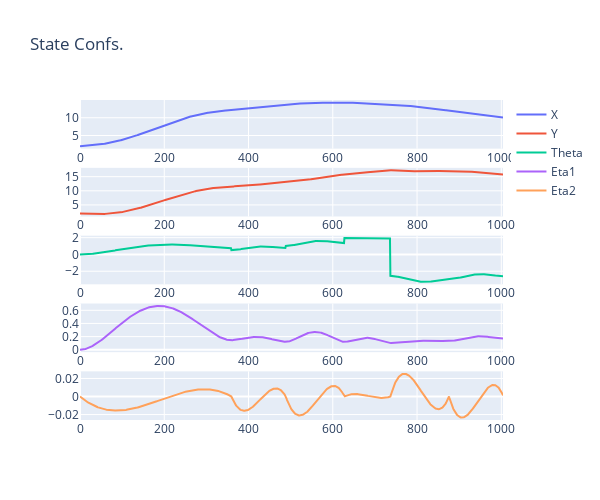
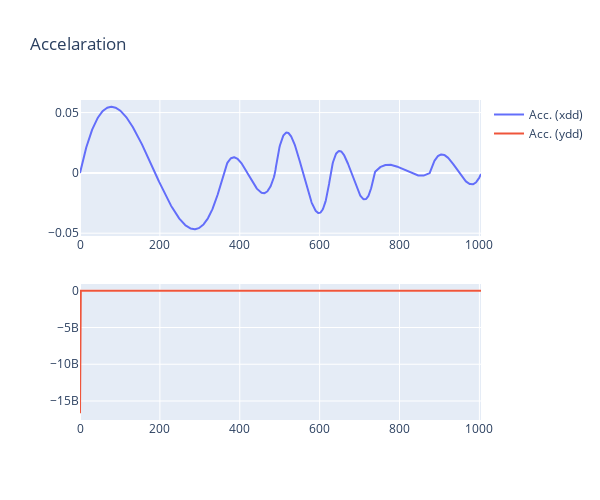

These figures' notebook cell, in order:
### Markdown cell above
## Commands plot

### Code cell
import plotly.graph_objs as go
from plotly.subplots import make_subplots
import numpy as np


def plot_everything(trend, tup_shape, title_list, title):
    
    x= np.linspace(0, len(trend),len(trend))


    fig = make_subplots(rows=tup_shape[0], cols=tup_shape[1])

    for fig1 in range(tup_shape[0]):
        for fig2 in range(tup_shape[-1]):
            y = [x[fig1 + fig2][0] for x in trend]
            fig.add_trace(go.Scatter(x=x, y=y, name=title_list[fig1 + fig2]), row=fig1 + 1, col=fig2 + 1)

    fig.update_layout(height=500, width=600, title_text=title)

    fig.show()


plot_everything(rrt.confs, (5, 1), ['X', 'Y', 'Theta', 'Eta1', 'Eta2'], 'State Confs.')
plot_everything(rrt.accs_robF, (2, 1), ['Acc. (xdd)', 'Acc. (ydd)'], 'Accelaration')
# plot_everything(rrt.commands, (2, 1), ['Long. Jerk', 'Trav. Jerk'], 'Jerk Commands')
# plot_everything(rrt.tau, (2, 1), ['tau1', 'tau2'], 'Torques')

### Figure 1 — Plotly figure (JSON) as saved in the notebook; plotly's stock layout.template omitted (floating-point values rounded to 4 significant figures; data arrays with more than 128 entries replaced by an {"elided": "..."} marker saying what was removed)
{"data": [{"name": "X", "type": "scatter", "x": {"elided": "1004 float values"}, "xaxis": "x", "y": {"elided": "1004 float values"}, "yaxis": "y"}, {"name": "Y", "type": "scatter", "x": {"elided": "1004 float values"}, "xaxis": "x2", "y": {"elided": "1004 float values"}, "yaxis": "y2"}, {"name": "Theta", "type": "scatter", "x": {"elided": "1004 float values"}, "xaxis": "x3", "y": {"elided": "1004 float values"}, "yaxis": "y3"}, {"name": "Eta1", "type": "scatter", "x": {"elided": "1004 float values"}, "xaxis": "x4", "y": {"elided": "1004 float values"}, "yaxis": "y4"}, {"name": "Eta2", "type": "scatter", "x": {"elided": "1004 float values"}, "xaxis": "x5", "y": {"elided": "1004 float values"}, "yaxis": "y5"}], "layout": {"height": 500, "title": {"text": "State Confs."}, "width": 600, "xaxis": {"anchor": "y", "domain": [0, 1]}, "xaxis2": {"anchor": "y2", "domain": [0, 1]}, "xaxis3": {"anchor": "y3", "domain": [0, 1]}, "xaxis4": {"anchor": "y4", "domain": [0, 1]}, "xaxis5": {"anchor": "y5", "domain": [0, 1]}, "yaxis": {"anchor": "x", "domain": [0.848, 1]}, "yaxis2": {"anchor": "x2", "domain": [0.636, 0.788]}, "yaxis3": {"anchor": "x3", "domain": [0.424, 0.576]}, "yaxis4": {"anchor": "x4", "domain": [0.212, 0.364]}, "yaxis5": {"anchor": "x5", "domain": [0, 0.152]}}}

### Figure 2 — Plotly figure (JSON) as saved in the notebook; plotly's stock layout.template omitted (floating-point values rounded to 4 significant figures; data arrays with more than 128 entries replaced by an {"elided": "..."} marker saying what was removed)
{"data": [{"name": "Acc. (xdd)", "type": "scatter", "x": {"elided": "1004 float values"}, "xaxis": "x", "y": {"elided": "1004 float values"}, "yaxis": "y"}, {"name": "Acc. (ydd)", "type": "scatter", "x": {"elided": "1004 float values"}, "xaxis": "x2", "y": {"elided": "1004 float values"}, "yaxis": "y2"}], "layout": {"height": 500, "title": {"text": "Accelaration"}, "width": 600, "xaxis": {"anchor": "y", "domain": [0, 1]}, "xaxis2": {"anchor": "y2", "domain": [0, 1]}, "yaxis": {"anchor": "x", "domain": [0.575, 1]}, "yaxis2": {"anchor": "x2", "domain": [0, 0.425]}}}
